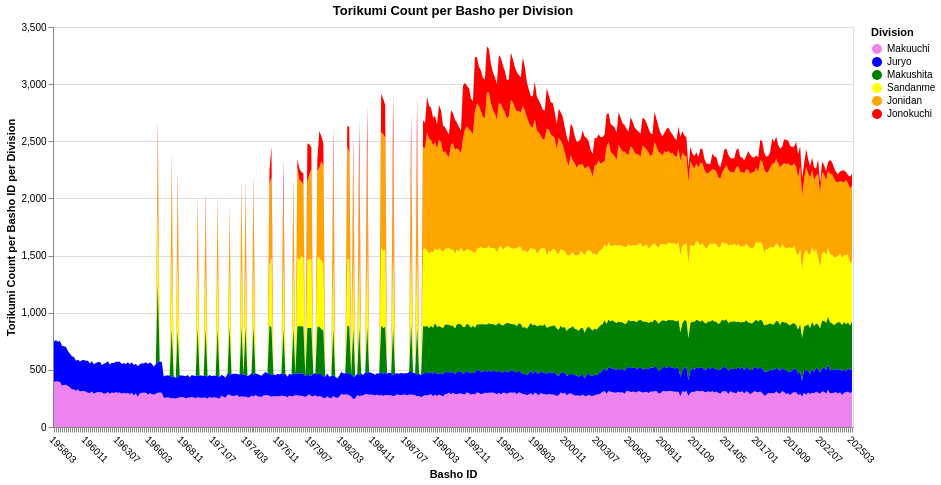

The notebook cell this image was saved under:
### Code cell
torikumi_count_by_basho_by_division = (
    df.group_by(["bashoId", "division"])
    .agg(pl.len().alias("torikumiCount"))
    .with_columns(
        pl.col("division").replace_strict(divisions_order).alias("divisionOrder")
    )
)

torikumi_count_by_basho_by_division_chart = (
    alt.Chart(torikumi_count_by_basho_by_division, mark="area")
    .encode(
        x=alt.X(
            "bashoId",
            title="Basho ID",
            axis=alt.Axis(
                labelAngle=45,
                labelOverlap=True,
            ),
        ),
        y=alt.Y(
            "torikumiCount",
            title="Torikumi Count per Basho ID per Division",
            stack=True,
        ),
        color=alt.Color(
            "division",
            scale=alt.Scale(
                domain=divisions,
                range=divisions_color,
            ),
            legend=alt.Legend(title="Division"),
        ),
        order=alt.Order("divisionOrder"),
    )
    .properties(
        width=800,
        height=400,
        title="Torikumi Count per Basho per Division",
    )
)

torikumi_count_by_basho_by_division_chart

### Figure 1 — Vega-Lite specification as saved in the notebook (floating-point values rounded to 4 significant figures; data arrays with more than 128 entries replaced by an {"elided": "..."} marker saying what was removed)
{"config": {"view": {"continuousWidth": 300, "continuousHeight": 300}}, "data": {"name": "data-aacde360231047ed609fbe4bd9854598"}, "mark": {"type": "area"}, "encoding": {"color": {"field": "division", "legend": {"title": "Division"}, "scale": {"domain": ["Makuuchi", "Juryo", "Makushita", "Sandanme", "Jonidan", "Jonokuchi"], "range": ["violet", "blue", "green", "yellow", "orange", "red"]}, "type": "nominal"}, "order": {"field": "divisionOrder", "type": "quantitative"}, "x": {"axis": {"labelAngle": 45, "labelOverlap": true}, "field": "bashoId", "title": "Basho ID", "type": "nominal"}, "y": {"field": "torikumiCount", "stack": true, "title": "Torikumi Count per Basho ID per Division", "type": "quantitative"}}, "height": 400, "title": "Torikumi Count per Basho per Division", "width": 800, "$schema": "https://vega.github.io/schema/vega-lite/v5.20.1.json", "datasets": {"data-aacde360231047ed609fbe4bd9854598": {"elided": "1814 records"}}}
